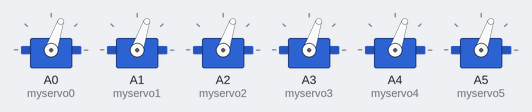
Recording of a sketch running on a simulated Arduino Uno, built with avr-gcc and run on an emulated ATmega328P. On the bench: 6 × servo.

Above: at 0.4 s.
At 1.3 s:
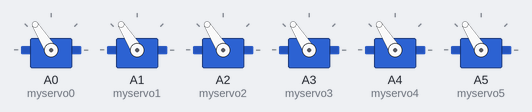
At 2.0 s:
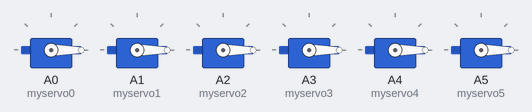
Timing chart, 0 to 3.5 s (numbered marks = the images above):
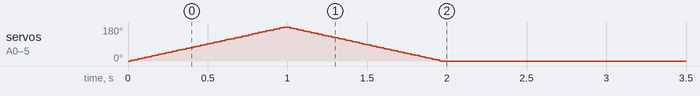

The sketch:

ServoArmInit.ino
```cpp
// ServerArmInit.ino

#include <Servo.h>

Servo myservo0;
Servo myservo1;
Servo myservo2;
Servo myservo3;
Servo myservo4;
Servo myservo5;

int pos = 0;

void setup()
{
  myservo0.attach(A0);
  myservo1.attach(A1);
  myservo2.attach(A2);
  myservo3.attach(A3);
  myservo4.attach(A4);
  myservo5.attach(A5);

  for (pos = 0; pos <= 180; pos += 1)
  {
    myservo0.write(pos);
    myservo1.write(pos);
    myservo2.write(pos);
    myservo3.write(pos);
    myservo4.write(pos);
    myservo5.write(pos);
    delay(5);
  }
  for (pos = 180; pos >= 0; pos -= 1)
  {
    myservo0.write(pos);
    myservo1.write(pos);
    myservo2.write(pos);
    myservo3.write(pos);
    myservo4.write(pos);
    myservo5.write(pos);
    delay(5);
  }
}

void loop() {
}
```
